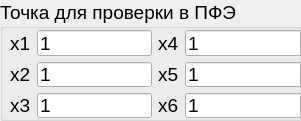
  <widget class="QGroupBox" name="groupBox_4">
   <property name="geometry">
    <rect>
     <x>830</x>
     <y>100</y>
     <width>301</width>
     <height>121</height>
    </rect>
   </property>
   <property name="font">
    <font>
     <family>Helvetica</family>
     <pointsize>14</pointsize>
    </font>
   </property>
   <property name="title">
    <string>Точка для проверки в ПФЭ</string>
   </property>
   <widget class="QWidget" name="gridLayoutWidget_5">
    <property name="geometry">
     <rect>
      <x>10</x>
      <y>30</y>
      <width>291</width>
      <height>88</height>
     </rect>
    </property>
    <property name="font">
     <font>
      <family>Helvetica</family>
     </font>
    </property>
    <layout class="QGridLayout" name="gridLayout_8">
     <item row="2" column="2">
      <widget class="QLineEdit" name="line_edit_x3_full">
       <property name="font">
        <font>
         <family>Helvetica</family>
         <pointsize>14</pointsize>
        </font>
       </property>
       <property name="text">
        <string>1</string>
       </property>
      </widget>
     </item>
     <item row="1" column="0">
      <widget class="QLabel" name="label_a_7">
       <property name="font">
        <font>
         <family>Helvetica</family>
         <pointsize>14</pointsize>
        </font>
       </property>
       <property name="text">
        <string notr="true">x2</string>
       </property>
      </widget>
     </item>
     <item row="1" column="2">
      <widget class="QLineEdit" name="line_edit_x2_full">
       <property name="font">
        <font>
         <family>Helvetica</family>
         <pointsize>14</pointsize>
        </font>
       </property>
       <property name="text">
        <string>1</string>
       </property>
      </widget>
     </item>
     <item row="0" column="2">
      <widget class="QLineEdit" name="line_edit_x1_full">
       <property name="font">
        <font>
         <family>Helvetica</family>
         <pointsize>14</pointsize>
        </font>
       </property>
       <property name="text">
        <string>1</string>
       </property>
      </widget>
     </item>
     <item row="2" column="0">
      <widget class="QLabel" name="label_a_12">
       <property name="font">
        <font>
         <family>Helvetica</family>
         <pointsize>14</pointsize>
        </font>
       </property>
       <property name="text">
        <string notr="true">x3</string>
       </property>
      </widget>
     </item>
     <item row="0" column="0">
      <widget class="QLabel" name="label_a_9">
       <property name="font">
        <font>
         <family>Helvetica</family>
         <pointsize>14</pointsize>
        </font>
       </property>
       <property name="text">
        <string notr="true">x1</string>
       </property>
      </widget>
     </item>
     <item row="2" column="4">
      <widget class="QLineEdit" name="line_edit_x6_full">
       <property name="font">
        <font>
         <family>Helvetica</family>
         <pointsize>14</pointsize>
        </font>
       </property>
       <property name="text">
        <string>1</string>
       </property>
      </widget>
     </item>
     <item row="2" column="3">
      <widget class="QLabel" name="label_a_15">
       <property name="font">
        <font>
         <family>Helvetica</family>
         <pointsize>14</pointsize>
        </font>
       </property>
       <property name="text">
        <string notr="true">x6</string>
       </property>
      </widget>
     </item>
     <item row="1" column="4">
      <widget class="QLineEdit" name="line_edit_x5_full">
       <property name="font">
        <font>
         <family>Helvetica</family>
         <pointsize>14</pointsize>
        </font>
       </property>
       <property name="text">
        <string>1</string>
       </property>
      </widget>
     </item>
     <item row="1" column="3">
      <widget class="QLabel" name="label_a_14">
       <property name="font">
        <font>
         <family>Helvetica</family>
         <pointsize>14</pointsize>
        </font>
       </property>
       <property name="text">
        <string notr="true">x5</string>
       </property>
      </widget>
     </item>
     <item row="0" column="4">
      <widget class="QLineEdit" name="line_edit_x4_full">
       <property name="font">
        <font>
         <family>Helvetica</family>
         <pointsize>14</pointsize>
        </font>
       </property>
       <property name="text">
        <string>1</string>
       </property>
      </widget>
     </item>
     <item row="0" column="3">
      <widget class="QLabel" name="label_a_13">
       <property name="font">
        <font>
         <family>Helvetica</family>
         <pointsize>14</pointsize>
        </font>
       </property>
       <property name="text">
        <string notr="true">x4</string>
       </property>
      </widget>
     </item>
    </layout>
   </widget>
  </widget>
